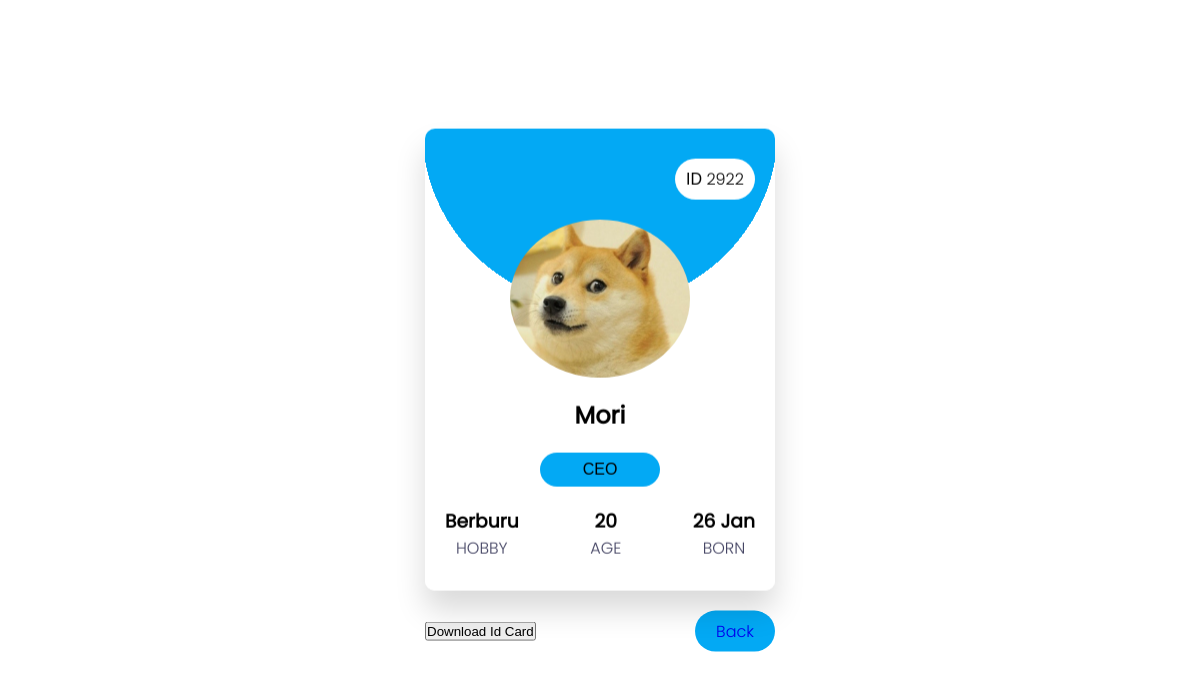
Page /aset/view.php?id=26 on the committed database.
### tables this page shows
CREATE TABLE `datachar` (
  `id` int(11) NOT NULL,
  `id_card` int(11) NOT NULL,
  `name` varchar(255) NOT NULL,
  `stat` varchar(255) NOT NULL,
  `hobi` varchar(255) NOT NULL,
  `umur` varchar(255) NOT NULL,
  `ttl` varchar(255) NOT NULL,
  `file` varchar(255) NOT NULL
);

### aset/view.php (the view, shortened to what this page needs)
<?php
    if(isset($_GET["id"]) && !empty(trim($_GET["id"]))){
    require_once "conn.php";
    $sql = "SELECT * FROM datachar WHERE id = ?";
    if($stmt = mysqli_prepare($conn, $sql)){
        mysqli_stmt_bind_param($stmt, "i", $param_id);
        if(mysqli_stmt_execute($stmt)){
            $result = mysqli_stmt_get_result($stmt);
            if(mysqli_num_rows($result) == 1){
                $datachar = mysqli_fetch_array($result, MYSQLI_ASSOC);
            }
        } else{
            echo "Terjadi Kesalahan cuy";
        }
    }
} else{
    header("location: error.php");
    exit();
}
?>
<!DOCTYPE html>
<html lang="en">
<head>
  <link rel="stylesheet" href="./css/Profile-card.css" />
</head>
<body>
<div class="container">
    <div id="card">
        <p class="id fontge1" id="id_card">
            <span>ID</span>
            <?php echo $datachar["id_card"]; ?>
        </p>
        <img src="../image/<?php echo $datachar["file"]; ?>" alt="img"/>
        <h2 class="nama fontge" id="name"><?php echo $datachar["name"]; ?></h2>
        <div class="status fontge">
            <span id="stat"><?php echo $datachar["stat"]; ?></span>
        </div>
        <div class="info">
            <div>
                <h3 class="fontge" id="hobi"><?php echo $datachar["hobi"]; ?></h3>
                <p class="fontge1">HOBBY</p>
            </div>
            <div>
                <h3 class="fontge" id="umur"><?php echo $datachar["umur"]; ?></h3>
                <p class="fontge1">AGE</p>
            </div>
            <div>
                <h3 class="fontge" id="ttl"><?php echo $datachar["ttl"]; ?></h3>
                <p class="fontge1">BORN</p>
            </div>
        </div>
    </div>
    <div class="info">
        <button id="demo" class="downloadtable btn btn-primary"> Download Id Card</button>
        <p><a href="card.php" style="text-decoration:none" class="btn btn-primary status1 fontge1">Back</a></p>
    </div>
</div>
</body>
</html>

### aset/css/Profile-card.css (style rules this page uses)
* { padding: 0; margin: 0; box-sizing: border-box; font-family: "Poppins", sans-serif; }
body { background: linear-gradient(#03a9f4, #03a9f4 45%, #fff 45%, #fff 100%); }
.container { width: 350px; position: absolute; transform: translate(-50%, -50%); top: 50%; left: 50%; }
#card { position: relative; width: 100%; padding: 30px 20px; box-shadow: 0 20px 30px rgba(0, 0, 0, 0.15); background: rgba(255, 255, 255, 0.1); background:radial-gradient(circle at 50% 0%, #03a9f4 36%, #ffff 36%); border-radius: 10px; backdrop-filter: blur(10px); }
#card img { display: block; width: 180px; max-height: 200px; position: relative; margin: 20px auto; border-radius: 50%; }
.id { width: 80px; background-color: #ffffff; text-align: center; padding: 8px 0; border-radius: 30px; margin-left: auto; font-weight: 400; }
.nama { text-align: center; font-weight: 600; }
.status { display: flex; justify-content: space-around; margin: 20px 0 40px 0; padding: 8px 0; border-radius: 50px; background-color: #03a9f4; width: 120px; text-align: center; margin: 20px auto; }
.status1 { display: flex; justify-content: space-around; margin: 20px 0 40px 0; padding: 8px 0; border-radius: 50px; background-color: #03a9f4; width: 80px; text-align: center; margin: 20px auto; }
.info { display: flex; align-items: center; justify-content: space-between; text-align: center; }
.info p { color: #404060; }
.fontge { font-family: 'Poppins1'; }
.fontge1 { font-family: 'Poppins2'; }

### rows in the picture
datachar: id_card "2922", file (picture), name "Mori", stat "CEO", hobi "Berburu", umur "20", ttl "26 Jan"
